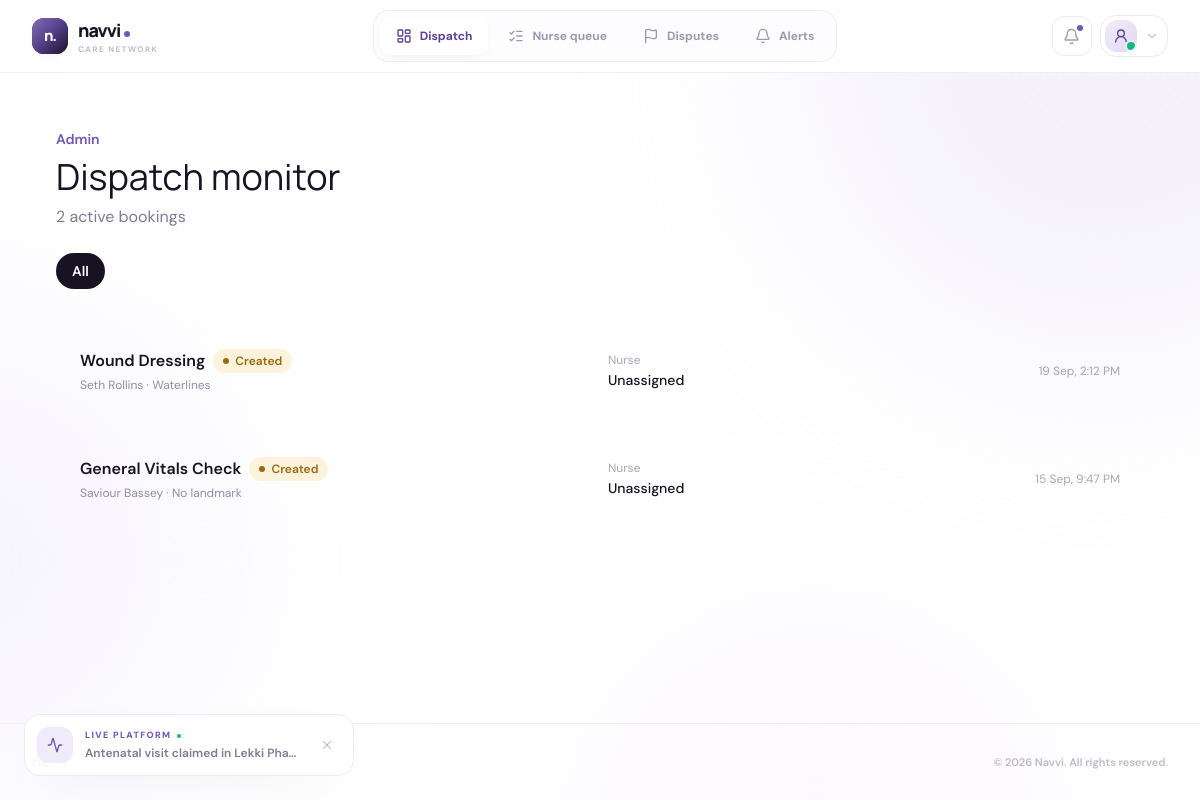
The page /admin-ops/dispatch-monitor/ (signed in) on the database its author committed.
### navvi/models.py (models this page shows, shortened)
class BaseModel(models.Model):
    id = models.UUIDField(primary_key=True, default=uuid.uuid4, editable=False)
    created_at = models.DateTimeField(auto_now_add=True)
    updated_at = models.DateTimeField(auto_now=True)
    class Meta:
        abstract = True

class CareRequest(BaseModel):
    class Status(models.TextChoices):
        CREATED = "created", "Created"
        AWAITING_PAYMENT = "awaiting_payment", "Awaiting Payment"
        PAID = "paid", "Paid"
        OFFERED = "offered", "Offered"
        ACCEPTED = "accepted", "Accepted"
        REJECTED = "rejected", "Rejected"
        ASSIGNED = "assigned", "Assigned"
        IN_PROGRESS = "in_progress", "In Progress"
        COMPLETED = "completed", "Completed"
        CANCELLED = "cancelled", "Cancelled"
    class DurationType(models.TextChoices):
        SHORT_TERM = "short_term", "Short-term (1-3 days)"
        LONG_TERM = "long_term", "Long-term (1-2 months)"
    patient = models.ForeignKey(User, on_delete=models.CASCADE, related_name="care_requests")
    booked_by = models.ForeignKey(
        User, on_delete=models.CASCADE, related_name="bookings_made",
        help_text="May differ from patient (e.g. diaspora family member booking on their behalf).",
    )
    channel = models.CharField(max_length=20, choices=BookingChannel.choices, default=BookingChannel.WEB)
    care_type = models.CharField(max_length=30, choices=CareType.choices)
    duration_type = models.CharField(max_length=20, choices=DurationType.choices, default=DurationType.SHORT_TERM)
    symptoms_notes = models.TextField(blank=True)
    latitude = models.DecimalField(max_digits=9, decimal_places=6)
    longitude = models.DecimalField(max_digits=9, decimal_places=6)
    landmark = models.CharField(max_length=255, blank=True)
    requested_appointment_time = models.DateTimeField()
    status = models.CharField(max_length=20, choices=Status.choices, default=Status.CREATED)
    external_conversation_id = models.CharField(max_length=100, blank=True, db_index=True)
    raw_channel_payload = models.JSONField(null=True, blank=True)
    objects = CareRequestQuerySet.as_manager()
    class Meta:
        indexes = [
            models.Index(fields=["status"]),
            models.Index(fields=["requested_appointment_time"]),
        ]

class User(AbstractUser):
    class Role(models.TextChoices):
        PATIENT = "patient", "Patient / Family"
        NURSE = "nurse", "Nurse / Midwife"
        ADMIN = "admin", "Internal Admin / Auditor"
        PARTNER = "partner", "Partner Hospital / Telemedicine"
    id = models.UUIDField(primary_key=True, default=uuid.uuid4, editable=False)
    role = models.CharField(max_length=20, choices=Role.choices)
    phone_number = models.CharField(max_length=20, unique=True, db_index=True)
    is_phone_verified = models.BooleanField(default=False)

### navvi/views.py (the view)
# urls.py: path("admin-ops/dispatch-monitor/", views.admin_dispatch_monitor, name="admin_dispatch_monitor"),
@admin_required
def admin_dispatch_monitor(request):
    qs = CareRequest.objects.exclude(
        status__in=[CareRequest.Status.COMPLETED, CareRequest.Status.CANCELLED]
    ).order_by("-created_at")
    status_filter = request.GET.get("status")
    if status_filter:
        qs = qs.filter(status=status_filter)
    return render(request, "admin/dispatch_monitor.html", {"care_requests": qs})

### navvi/templates/admin/dispatch_monitor.html (shortened to what this page needs)
{% extends "base.html" %}
{% block content %}
<div class="max-w-6xl mx-auto px-5 sm:px-8 py-10 md:py-14">
  <p class="text-sm font-semibold text-plum-600 mb-2">Admin</p>
  <h1 class="font-display text-3xl sm:text-4xl font-700">Dispatch monitor</h1>
  <p class="mt-2 text-plum-900/60">{{ care_requests|length }} active booking{{ care_requests|length|pluralize }}</p>
  <div class="mt-6 flex gap-2 overflow-x-auto no-scrollbar pb-1">
    <a href="?" class="shrink-0 text-sm font-semibold px-4 py-2 rounded-full {% if not request.GET.status %}bg-ink text-white{% else %}border border-plum-300 text-plum-900{% endif %}">
      All
    </a>
  </div>
  {% if care_requests %}
  <div class="mt-8 grid gap-4">
    {% for cr in care_requests %}
    <div class="glass-card rounded-3xl p-5 sm:p-6 grid sm:grid-cols-4 gap-4 items-center" data-reveal>
      <div class="sm:col-span-2 min-w-0">
        <div class="flex items-center gap-2">
          <p class="font-semibold truncate">{{ cr.get_care_type_display }}</p>
          {% include "partials/_status_badge.html" with status=cr.status label=cr.get_status_display %}
        </div>
        <p class="text-xs text-plum-900/50 mt-1">{{ cr.patient.get_full_name }} · {{ cr.landmark|default:"No landmark" }}</p>
      </div>
      <div>
        <p class="text-xs text-plum-900/40">Nurse</p>
        <p class="text-sm font-medium mt-0.5">
          {% if cr.assignment %}{{ cr.assignment.nurse.user.get_full_name }}{% else %}Unassigned{% endif %}
        </p>
      </div>
      <div class="flex items-center justify-between sm:justify-end gap-4">
        <p class="text-xs text-plum-900/40">{{ cr.created_at|date:"d M, g:i A" }}</p>
      </div>
    </div>
    {% endfor %}
  </div>
  {% else %}
  <div class="mt-8">
    {% include "partials/_empty_state.html" with title="Nothing active" subtitle="No bookings match this filter right now." %}
  </div>
  {% endif %}
</div>
{% endblock %}

### navvi/templates/partials/_status_badge.html (shortened to what this page needs)
{% if status == "verified" or status == "paid" or status == "successful" or status == "completed" or status == "released" or status == "accepted" or status == "resolved" or status == "delivered" or status == "sent" %}
  <span class="inline-flex items-center gap-1.5 text-xs font-semibold text-[#1B7A4C] bg-[#E9F7EF] px-2.5 py-1 rounded-full">
    <span class="w-1.5 h-1.5 rounded-full bg-[#1B7A4C]"></span>{{ label|default:status|title }}
  </span>
{% elif status == "rejected" or status == "suspended" or status == "failed" or status == "cancelled" or status == "dismissed" or status == "refunded" or status == "payout_failure" %}
  <span class="inline-flex items-center gap-1.5 text-xs font-semibold text-[#B33A50] bg-[#FDF0F2] px-2.5 py-1 rounded-full">
    <span class="w-1.5 h-1.5 rounded-full bg-[#B33A50]"></span>{{ label|default:status|title }}
  </span>
{% elif status == "pending" or status == "offered" or status == "created" or status == "awaiting_payment" or status == "queued" or status == "under_review" or status == "open" %}
  <span class="inline-flex items-center gap-1.5 text-xs font-semibold text-[#9A6B12] bg-[#FDF3DC] px-2.5 py-1 rounded-full">
    <span class="w-1.5 h-1.5 rounded-full bg-[#9A6B12]"></span>{{ label|default:status|title }}
  </span>
{% else %}
  <span class="inline-flex items-center gap-1.5 text-xs font-semibold text-plum-700 bg-plum-50 px-2.5 py-1 rounded-full">
    <span class="w-1.5 h-1.5 rounded-full bg-plum-600"></span>{{ label|default:status|title }}
  </span>
{% endif %}

### rows shown on the page
CareRequest: care_type "Wound Dressing", status "Created", patient.get_full_name "Seth Rollins", landmark "Waterlines", shows "Unassigned", created_at "19 Sep, 2:12 PM"
CareRequest: care_type "General Vitals Check", status "Created", patient.get_full_name "Saviour Bassey", landmark "No landmark", shows "Unassigned", created_at "15 Sep, 9:47 PM"

### other values the page prints
{{ care_requests|length }} "2"
